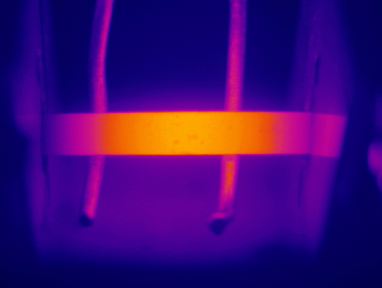
#> input picture code_scripts/t8.tiff, 382 x 288 px
$ python main.py
#> lines starting #> are read from the running program, lines starting #| are printed output that depends on the picture; after the words box and inside, x2 and y2 are one past the last pixel; in counts of white or black regions, pixels touching at a corner belong together
### code_scripts/limites_probeta.py
import numpy as np

def limites_probeta(bw, image):
    m, n = bw.shape

    print(f'bw shape: {bw.shape}')
    print(f'bw non-zero count: {np.count_nonzero(bw)}')

    # Calculos para determinar el limite inferior
    cont = 0
    lowlim = 0
    for i in range(m-10, 0, -1):
        if cont < 20:
            cont = 0
            for j in range(n):
                if bw[i, j] == 1:
                    cont += 1
                    lowlim = i

    # Calculos para determinar el limite superior
    cont = 0
    uplim = 0
    for i in range(5, lowlim - 1):
        if cont < 20:
            cont = 0
            for j in range(n):
                if bw[i, j] == 1:
                    cont += 1
                    uplim = i

    # Calculos para determinar los limites izquierdo y derecho
    izqlim = n
    derlim = 0
    for i in range(uplim, lowlim):
        for j in range(5, n - 5):
            if bw[i, j] == 1:
                if izqlim > j:
                    izqlim = j
                if derlim < j:
                    derlim = j

    print(f'uplim: {uplim}, lowlim: {lowlim}, izqlim: {izqlim}, derlim: {derlim}')

    # Se recorta la imagen filtrada del termograma original
    if uplim < lowlim and izqlim < derlim:
        image2 = image[uplim:lowlim, izqlim:derlim, :]
        m, n, p = image2.shape
    else:
        image2 = np.zeros_like(image)
        m, n, p = image2.shape

    return image2, m, n, p

### code_scripts/segment_colors.py
import cv2
import numpy as np
from skimage import color

def segment_colors(image, select):
    # Convertir la imagen a espacio de color LAB
    lab_image = cv2.cvtColor(image, cv2.COLOR_BGR2LAB)

    # Definir los marcadores de color para el fondo azul en el espacio LAB
    if not select:
        # Usar los valores obtenidos
        lower_blue = np.array([39, 176, 64])
        upper_blue = np.array([65, 186, 71])
    else:
        # Placeholder, ajustar según sea necesario
        lower_blue = np.array([20, 135, 140])
        upper_blue = np.array([255, 175, 170])

    # Crear una máscara binaria donde se detecte el fondo azul
    blue_mask = cv2.inRange(lab_image, lower_blue, upper_blue)

    # Crear una imagen con el fondo azul eliminado
    image2 = image.copy()
    image2[blue_mask != 0] = [0, 0, 0]  # Eliminar el fondo azul

    return image2, blue_mask

# Si necesitas realizar pruebas:
# [10 lines that do not run on import are left out]

### code_scripts/oxidation.py
import cv2
import numpy as np

def oxidation(i, offset=1, sens=5):
    # Aplicar un filtro Gaussiano para reducir el ruido
    i_blur = cv2.GaussianBlur(i, (5, 5), 0)

    # Convertir la imagen a escala de grises
    i_gray = cv2.cvtColor(i_blur, cv2.COLOR_BGR2GRAY)

    # Aplicar binarización adaptativa para resaltar manchas
    bin_image = cv2.adaptiveThreshold(i_gray, 255, cv2.ADAPTIVE_THRESH_GAUSSIAN_C,
                                      cv2.THRESH_BINARY_INV, 11, 2)

    # Obtener las dimensiones de la imagen
    m, n = i_gray.shape

    # Inicializar dos matrices vacías para almacenar resultados
    image = np.zeros((m, n, 3), dtype=np.uint8)
    i2 = np.zeros((m, n, 3), dtype=np.uint8)

    # Encontrar componentes conectados en la imagen binarizada
    num_labels, labels_im = cv2.connectedComponents(bin_image)

    # Iterar sobre cada componente conectado
    for label in range(1, num_labels):  # Ignorar el fondo
        mask = (labels_im == label)
        if np.mean(i_gray[mask]) < 255:
            # Clasificar los valores en función de su variación respecto a la media
            image[mask] = i[mask]  # Óxido (alta variación)
            # Establecer las primeras 5 filas y las últimas 5 filas de image a cero
            image[:5, :] = 0
            image[-5:, :] = 0

    # Crear una máscara para los valores de óxido
    mask_oxido_gray = cv2.cvtColor(image, cv2.COLOR_BGR2GRAY)
    mask_oxido = cv2.cvtColor(mask_oxido_gray, cv2.COLOR_GRAY2BGR)


    # Restar la imagen de óxido de la imagen original para obtener la imagen sin óxido
    i2 = cv2.subtract(i, mask_oxido)

    # Calcular el porcentaje de píxeles clasificados como óxido, sin contar las primeras 5 filas superiores e inferiores
    oxido_pixels = np.sum(image[5:-5, :] > 0)
    total_pixels = (m - 10) * n  # Restamos 10 filas (5 superiores y 5 inferiores)
    oxido_percentage = (oxido_pixels / total_pixels) * 100

    # Devolver las dos imágenes resultantes y el porcentaje de óxido
    return image, i2, oxido_percentage

# Si necesitas realizar pruebas:
# [10 lines that do not run on import are left out]

### code_scripts/main.py
import cv2
import numpy as np
import matplotlib.pyplot as plt
from skimage import color, filters
from segment_colors import segment_colors
from limites_probeta import limites_probeta
from oxidation import oxidation

def mostrar_imagen(titulo, imagen, cmap=None):
    plt.figure(figsize=(10, 8))
    if cmap:
        plt.imshow(imagen, cmap=cmap)
    else:
        plt.imshow(cv2.cvtColor(imagen, cv2.COLOR_BGR2RGB))
    plt.title(titulo)
    plt.axis('off')
    plt.show()

def mostrar_matriz(matriz, titulo):
    plt.figure(figsize=(10, 8))
    plt.imshow(matriz, cmap='gray')
    plt.title(titulo)
    plt.colorbar()
    plt.show()

# Limpiar datos y cerrar ventanas (equivalente en Python no necesario)

# Abrir archivo desde nombre dado
file_name = 't8.tiff'
img = cv2.imread(file_name)
#> img is the input picture: shape (288, 382, 3); mean B, G, R 117.5, 9.5, 61.8
mostrar_imagen('Imagen original', img)

# Detección de bordes
h = np.ones((3, 3), np.float32) / 9  # mascara para filtro promedio
image = cv2.filter2D(img, -1, h)  # se filtra la imagen original
gray_image = cv2.cvtColor(image, cv2.COLOR_BGR2GRAY)  # se convierte a escala de grises
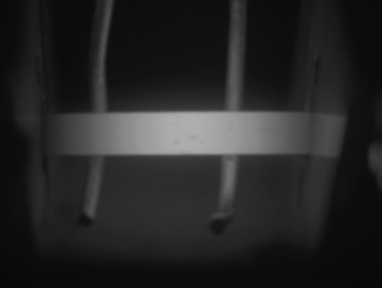
#> gray_image: shape (288, 382); min 8, max 175, mean 37.5
edges = filters.sobel(gray_image)  # se aplica sobel para segmentar
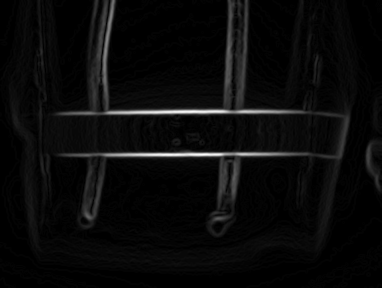
#> edges: shape (288, 382) float64; min 0, max 0.167, mean 0.00689; drawn with min black and max white

# Normalizar la matriz de edges para que esté en el rango 0-255
edges_normalized = (edges - edges.min()) / (edges.max() - edges.min())
edges_scaled = (edges_normalized * 255).astype(np.uint8)

# Mostrar la matriz resultante de Sobel normalizada
mostrar_matriz(edges_scaled, 'Matriz Resultante de Sobel (Normalizada)')
#> in mostrar_matriz, `plt.show()`:
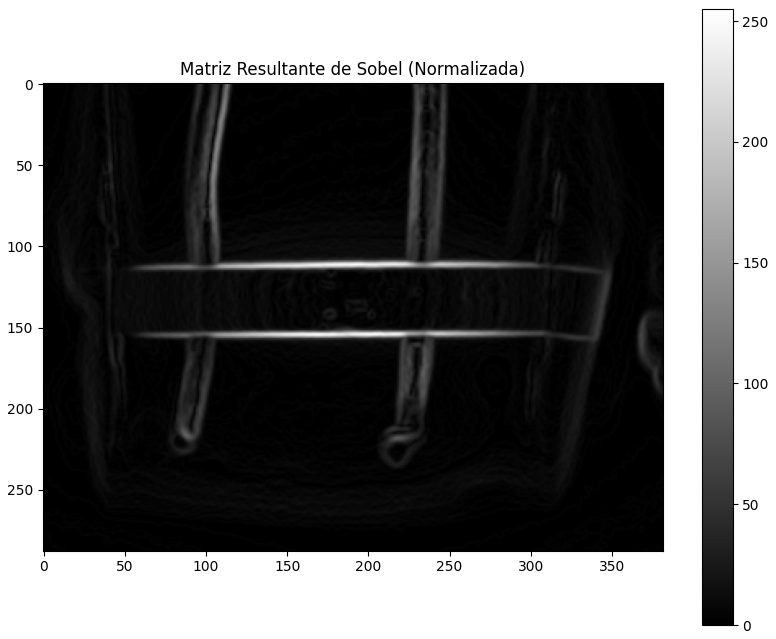
#> figure drawn by matplotlib, 2 panels

# Elegir un umbral adecuado (esto lo puedes ajustar según la visualización de la matriz)
umbral = 70  # Este valor puedes ajustarlo después de ver los resultados

# Convertir edges a una matriz binaria utilizando el umbral elegido
bw = (edges_scaled > umbral).astype(np.uint8)
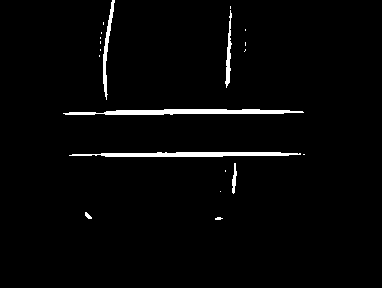
#> bw: shape (288, 382); values 0 (black) and 1 (white), 2.4% white; 20 white regions (14 under 20 px), largest, box (x1, y1, x2, y2) and area: (63, 109, 304, 115) 992, (69, 152, 301, 157) 871, (103, 0, 115, 100) 336, (225, 10, 232, 88) 235, (232, 163, 237, 194) 89, (85, 212, 92, 219) 28
mostrar_imagen('Bordes Binarios', bw, cmap='gray')

# Calculos para determinar limites de la probeta
image2, m, n, p = limites_probeta(bw, image)
#| bw shape: (288, 382)
#| bw non-zero count: 2600
#| uplim: 109, lowlim: 156, izqlim: 63, derlim: 304
#> m = 47; n = 241; p = 3

if image2.shape[0] > 0 and image2.shape[1] > 0:
    mostrar_imagen('Área de interés', image2)
else:
    print("Recorte inválido de la imagen.")

# Segmentar fondo en CIE L*a*b
image3, fondo = segment_colors(image2, False)
#> in segment_colors, `lab_image = cv2.cvtColor(image, cv2.COLOR_BGR2LAB)`: lab_image: shape (47, 241, 3); mean of channels 0, 1, 2 144.6, 177.6, 165.6
#> in segment_colors, `blue_mask = cv2.inRange(lab_image, lower_blue, upper_blue)`: blue_mask: shape (47, 241); 1.6% white; 5 white regions (3 under 20 px), largest, box (x1, y1, x2, y2) and area: (0, 0, 30, 5) 96, (206, 0, 241, 2) 55
#> in segment_colors, `image2[blue_mask != 0] = [0, 0, 0]`:
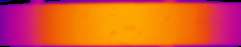
#> image2: shape (47, 241, 3); mean B, G, R 49.8, 86.3, 219.3
mostrar_imagen('Área de interés sin fondo', image3)
mostrar_imagen('Fondo', fondo)

# Determinar puntos de oxidación
image_oxido, image_sin_oxido, oxido_percentage = oxidation(image3, offset=1, sens=5)
#> in oxidation, `bin_image = cv2.adaptiveThreshold(i_gray, 255, cv2.ADAPTIVE_THRESH_GAU..`: bin_image: shape (47, 241); 10.9% white; 16 white regions (10 under 20 px), largest, box (x1, y1, x2, y2) and area: (40, 0, 241, 4) 572, (13, 45, 236, 47) 446, (0, 0, 31, 5) 108, (125, 26, 135, 31) 23, (110, 31, 116, 35) 22, (0, 45, 11, 47) 22
#> in oxidation, `num_labels, labels_im = cv2.connectedComponents(bin_image)`:
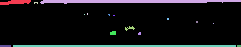
#> labels_im: shape (47, 241) int32; 17 distinct labels, from 0 to 16; one colour per label, 0 black
#> in oxidation, `num_labels, labels_im = cv2.connectedComponents(bin_image)`: num_labels = 17
#> in oxidation, `oxido_pixels = np.sum(image[5:-5, :] > 0)`: oxido_pixels = 206
#> in oxidation, `oxido_percentage = (oxido_pixels / total_pixels) * 100`: oxido_percentage = 2.31
#> oxido_percentage = 2.31


mostrar_imagen('Sin óxido', image_sin_oxido)
mostrar_imagen('Óxido', image_oxido)
#> in mostrar_imagen (call 7), `plt.show()`:
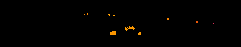
#> shown: shape (47, 241, 3); mean R, G, B 1.5, 0.9, 0
print(f'Porcentaje de óxido: {oxido_percentage:.2f}%')
#| Porcentaje de óxido: 2.31%
